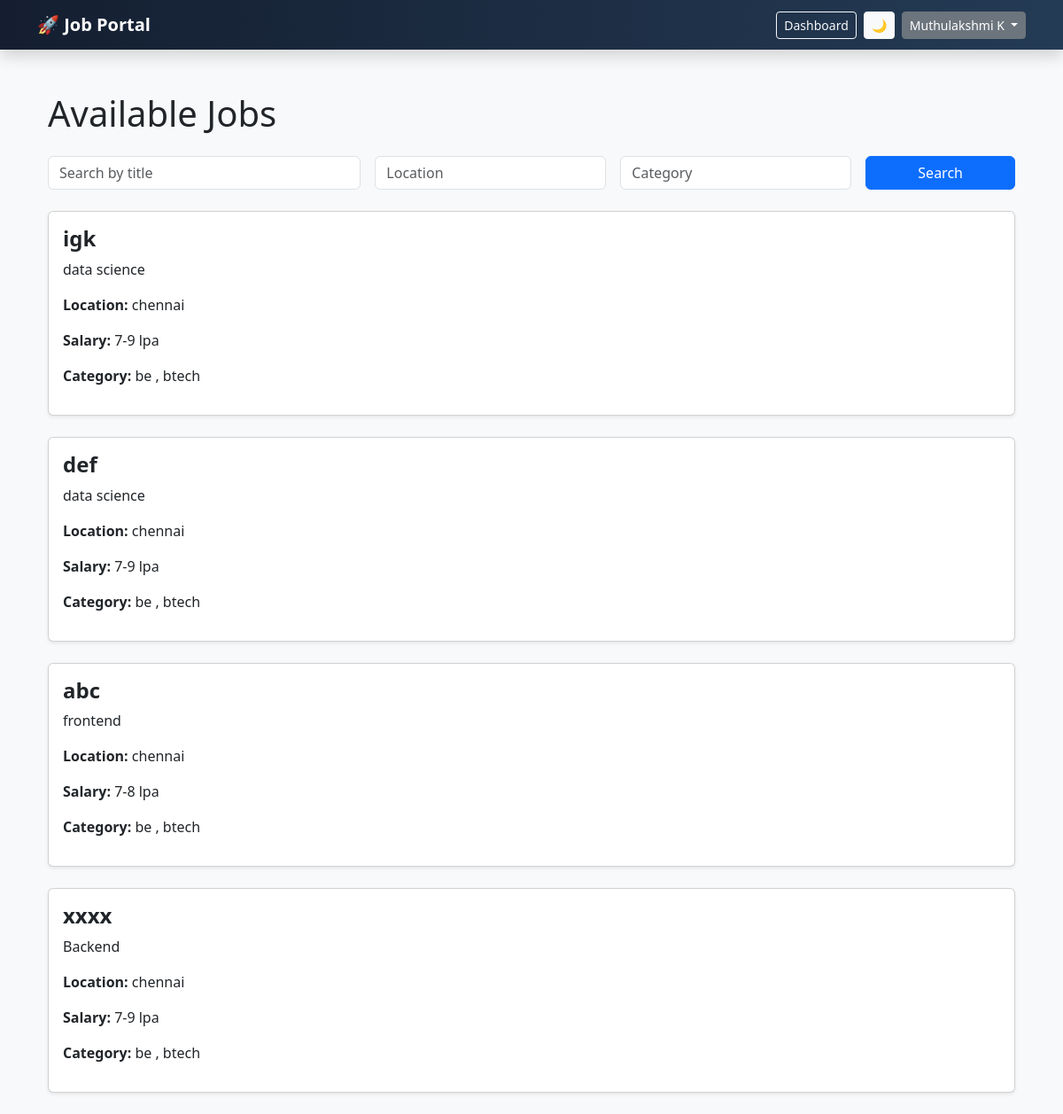
Screenshot of /jobs (signed in) with the database file from the repository.
### models.py (models this page shows)
class User(db.Model, UserMixin):
    id = db.Column(db.Integer, primary_key=True)
    name = db.Column(db.String(100))
    email = db.Column(db.String(100), unique=True)
    password = db.Column(db.String(200))
    role = db.Column(db.String(20))

class Job(db.Model):
    id = db.Column(db.Integer, primary_key=True)
    title = db.Column(db.String(200))
    description = db.Column(db.Text)
    salary = db.Column(db.String(50))
    location = db.Column(db.String(100))
    category = db.Column(db.String(100))
    employer_id = db.Column(db.Integer, db.ForeignKey('user.id'))
    date_posted = db.Column(db.DateTime, default=datetime.utcnow)

### app.py (the view)
@app.route('/jobs')
def jobs():
    search = request.args.get("search")
    location = request.args.get("location")
    category = request.args.get("category")
    query = Job.query
    if search:
        query = query.filter(Job.title.contains(search))
    if location:
        query = query.filter(Job.location.contains(location))
    if category:
        query = query.filter(Job.category.contains(category))
    jobs = query.order_by(Job.date_posted.desc()).all()
    return render_template("jobs.html", jobs=jobs)

### app.py (called while the page is built)
@login_manager.user_loader
def load_user(user_id):
    return User.query.get(int(user_id))

### templates/jobs.html (shortened to what this page needs)
{% extends 'base.html' %}
{% block content %}
<div class="container mt-5">
    <h1 class="mb-4">Available Jobs</h1>
    <form method="GET" action="/jobs" class="row g-3 mb-4">
        <div class="col-md-4">
            <input type="text"
                   name="search"
                   class="form-control"
                   placeholder="Search by title"
                   value="{{ request.args.get('search', '') }}">
        </div>
        <div class="col-md-3">
            <input type="text"
                   name="location"
                   class="form-control"
                   placeholder="Location"
                   value="{{ request.args.get('location', '') }}">
        </div>
        <div class="col-md-3">
            <input type="text"
                   name="category"
                   class="form-control"
                   placeholder="Category"
                   value="{{ request.args.get('category', '') }}">
        </div>
        <div class="col-md-2">
            <button class="btn btn-primary w-100">
                Search
            </button>
        </div>
    </form>
    {% if jobs %}
        {% for job in jobs %}
            <div class="card mb-4 shadow-sm">
                <div class="card-body">
                    <h4 class="fw-bold">{{ job.title }}</h4>
                    <p>{{ job.description }}</p>
                    <p><strong>Location:</strong> {{ job.location }}</p>
                    <p><strong>Salary:</strong> {{ job.salary }}</p>
                    <p><strong>Category:</strong> {{ job.category }}</p>
                </div>
            </div>
        {% endfor %}
    {% else %}
        <div class="alert alert-info">
            No jobs found.
        </div>
    {% endif %}
</div>
{% endblock %}

### templates/base.html (shortened to what this page needs)
<!DOCTYPE html>
<html>
<head>
    <link href="https://cdn.jsdelivr.net/npm/bootstrap@5.3.2/dist/css/bootstrap.min.css" rel="stylesheet">
</head>
<body class="bg-light">
    <nav class="navbar navbar-expand-lg navbar-dark gradient-nav shadow">
        <div class="container">
            <a class="navbar-brand fw-bold" href="/">🚀 Job Portal</a>
            <div class="d-flex align-items-center">
                {% if current_user.is_authenticated %}
                    <a href="/dashboard" class="btn btn-outline-light btn-sm me-2">
                        Dashboard
                    </a>
                    <button class="btn btn-light btn-sm me-2" onclick="toggleMode()">
                        🌙
                    </button>
                    <div class="dropdown">
                        <a class="btn btn-secondary btn-sm dropdown-toggle"
                           href="#"
                           role="button"
                           data-bs-toggle="dropdown">
                            {{ current_user.name }}
                        </a>
                    </div>
                {% else %}
                    <a href="/login" class="btn btn-success btn-sm me-2">Login</a>
                    <a href="/register" class="btn btn-warning btn-sm">Register</a>
                {% endif %}
            </div>
        </div>
    </nav>
    <div class="container mt-4">
        {% block content %}{% endblock %}
    </div>
</body>
</html>

### templates/base.html (style rules this page uses)
body { transition: 0.3s ease; }
.gradient-nav { background: linear-gradient(90deg, #141e30, #243b55); }

### rows the page displays
User: name "Muthulakshmi K"
Job: title "igk", description "data science", location "chennai", salary "7-9 lpa", category "be , btech"
Job: title "def", description "data science", location "chennai", salary "7-9 lpa", category "be , btech"
Job: title "abc", description "frontend", location "chennai", salary "7-8 lpa", category "be , btech"
Job: title "xxxx", description "Backend", location "chennai", salary "7-9 lpa", category "be , btech"
